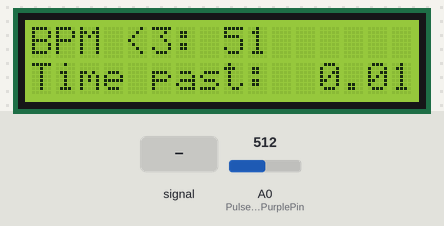
Recording of a program running on a simulated Arduino Uno WiFi Rev2. Shown: 16×2 character LCD. Inputs (shaded band) come from the test bench; at power-on: A0 (PulseSensorPurplePin) = 512. WiFi joins after 1.5 s; servers stay silent unless stated; what the program prints to the serial monitor is not drawn.

Above: at 4.7 s.
4.8 s: A0 (PulseSensorPurplePin) fed a 200 Hz sine of ±81 counts around its level
At 6.3 s:
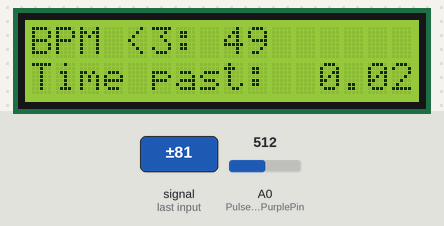
8.0 s: A0 (PulseSensorPurplePin) set to 716
At 9.3 s:
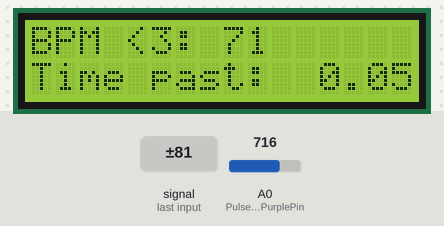
11.0 s: A0 (PulseSensorPurplePin) fed a 1000 Hz sine of ±255 counts around its level
At 12.0 s:
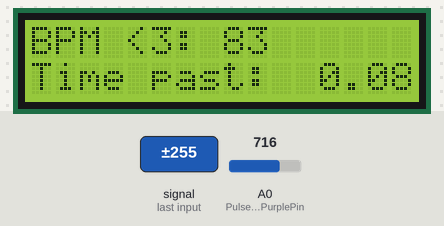
14.1 s: A0 (PulseSensorPurplePin) set to 900
At 15.4 s:
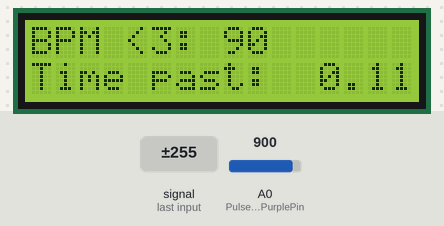
17.1 s: A0 (PulseSensorPurplePin) set to 1023
At 18.4 s:
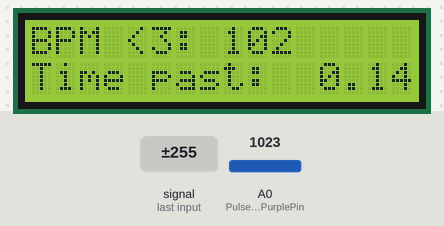
Timing chart, 0 to 20.1 s (numbered marks = the images above; inputs shaded):
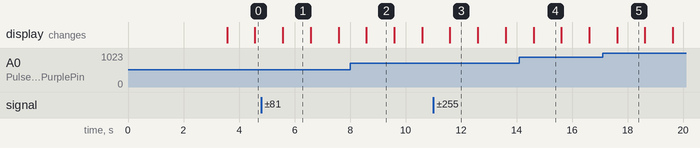

The program:

main.cpp
```cpp
#include <Arduino.h>
#include <PulseSensorPlayground.h>
#include <WiFiNINA.h>
#include <LiquidCrystal.h>
#include <SPI.h>
#include <ArduinoHttpClient.h>
#include <ArduinoJson.h>

const int PulseSensorPurplePin = 0; //pin voor hartslag sensor
LiquidCrystal lcd(12, 11, 5, 4, 3, 2); //pins voor lcd scherm

unsigned long EventTime = 60000;
unsigned long PreviousTime = 0;
unsigned long CurrentTime = millis();

char SSID[] = "MSI9247"; //mobiele hotspot van laptop naam
char PASS[] = "gr3wt2h64"; //mobiele hotspot ww

const char server[] = "studmysql01.fhict.local"; //database

int status = WL_IDLE_STATUS; //Wifi status

WiFiClient wifi;
HttpClient client = HttpClient(wifi, server, 2435);

int Signaal; //signaal wat van hartslag sensor afkomt
int BPM;  //map function voor BPM

int clientId = 0;

int Second = 0;
int Minute = 0;

/*void registerArduino() {
  StaticJsonDocument<8> json;

  json["tafelNummer"] = 1;

  String data;
  serializeJson(json, data);

  client.beginRequest();
  client.post("/register", "application/json", data);

  if(client.responseStatusCode() == 200) {
    StaticJsonDocument<24> response;
    deserializeJson(response, client.responseBody());
    clientId = response["id"];
  }
}

void updateAmperage() {
  	StaticJsonDocument<16> json;

  	json["clientId"] = clientId;
  	json[BPM] = 100;

 	String data;
  	serializeJson(json, data);

	client.beginRequest();
  	client.post("/emotietabel", "application/json", data);

  	if(client.responseStatusCode() == 406) {
    	registerArduino();
  	}
}*/

void setup()
{
	lcd.begin(16, 2, 32);
	Serial.begin(9600);

	while (status != WL_CONNECTED)
  	{
   		Serial.print("Connecting to WiFi");
    	delay(200);
		Serial.print(".");
		delay(200);
		Serial.print(".");
		delay(200);
		Serial.println(".");
		delay(200);
		status = WiFi.begin(SSID, PASS);
  	}

 	Serial.println("Connected to the WiFi network");
 	Serial.println(WiFi.localIP());
	delay(1200);

	lcd.setCursor(12,1);
	lcd.print("0.00");

	/*if (CurrentTime - PreviousTime >= EventTime)
	{
		registerArduino();
	}*/
}


void loop()
{
	Signaal = analogRead(PulseSensorPurplePin);
	BPM = map(Signaal, 0, 1000, 0, 100);

	Serial.print("BPM : ");
	Serial.println(Signaal / 10);

	lcd.setCursor(0, 0);
	lcd.print("BPM <3: ");
	lcd.print(BPM); // klopt

	lcd.setCursor(0, 1);
	lcd.print("Time past: ");
	lcd.setCursor(13,1); // klopt


	if (Second < 10)
	{
		lcd.setCursor(15,1);
		lcd.print(Second);
		lcd.setCursor(14,1);
		lcd.print("0");

		Serial.print("Sec : ");
		Serial.println(Second);
	}
	else {
		lcd.setCursor(14,1);
		lcd.print(Second);

		Serial.print("Sec : ");
		Serial.println(Second); // klopt
	}


	if (Second > 60)
	{
		Second = 0;
		Second ++;
		Minute ++;

		lcd.setCursor(14,1);
		lcd.print("00");
		lcd.setCursor(12,1);
		lcd.print(Minute);

		Serial.print("Min : ");
		Serial.println(Minute);
	}
	Serial.println("");
	Second ++;
	delay(1000);


	/*if (CurrentTime - PreviousTime >= EventTime)
	{
	updateAmperage();
	client.print("Test");
	}

	if(client.connect(server, 3306)) {
		client.print("GET /write_data.php?");
		client.print("value=");
		client.print(Signaal / 10);
		client.println(" HTTP/1.1");
		client.println("Host: 192.168.137.207");
		client.println("Connection: close");
		client.println();
		client.println();
		client.stop();
  }
  else {

    Serial.println("--> connection failed\n");
  }*/
}
```

Measured:
- what the display in image 1 shows lasts 1.0 s, from 5.6 s to 6.6 s
